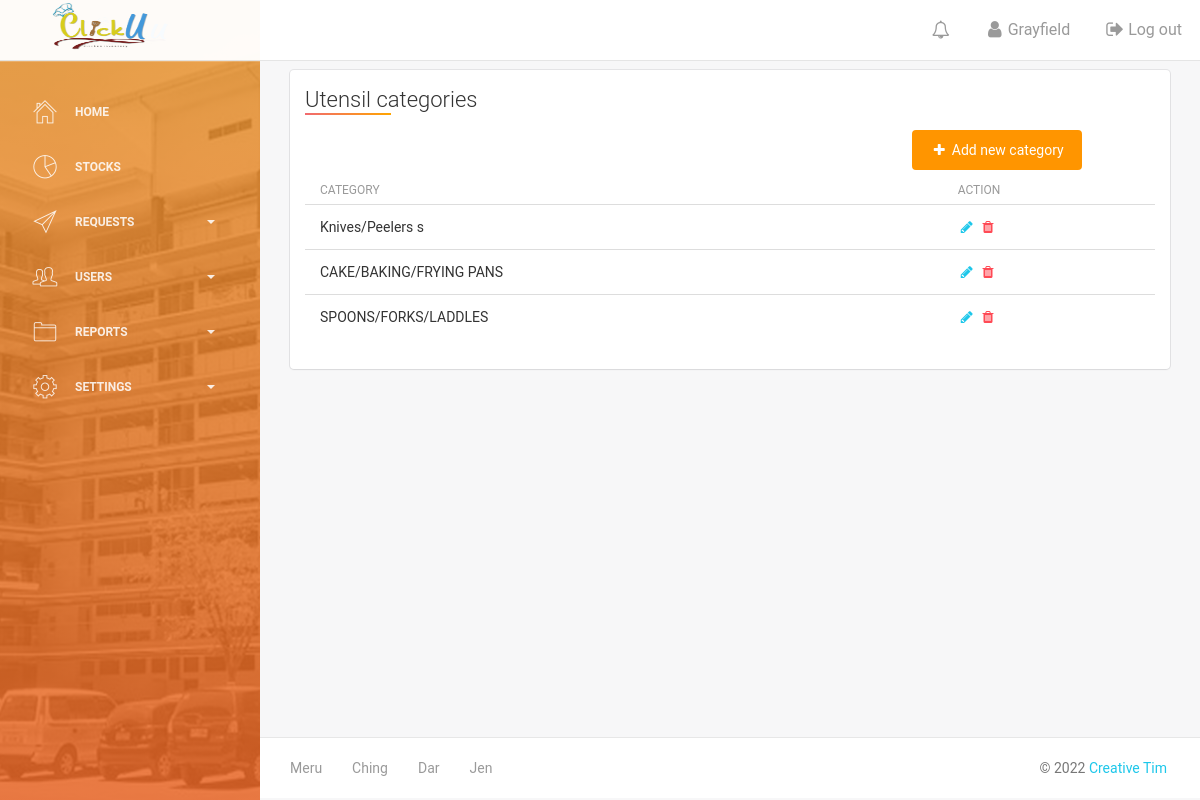
Page /manage_categories.php (signed in) on the earlier database version.
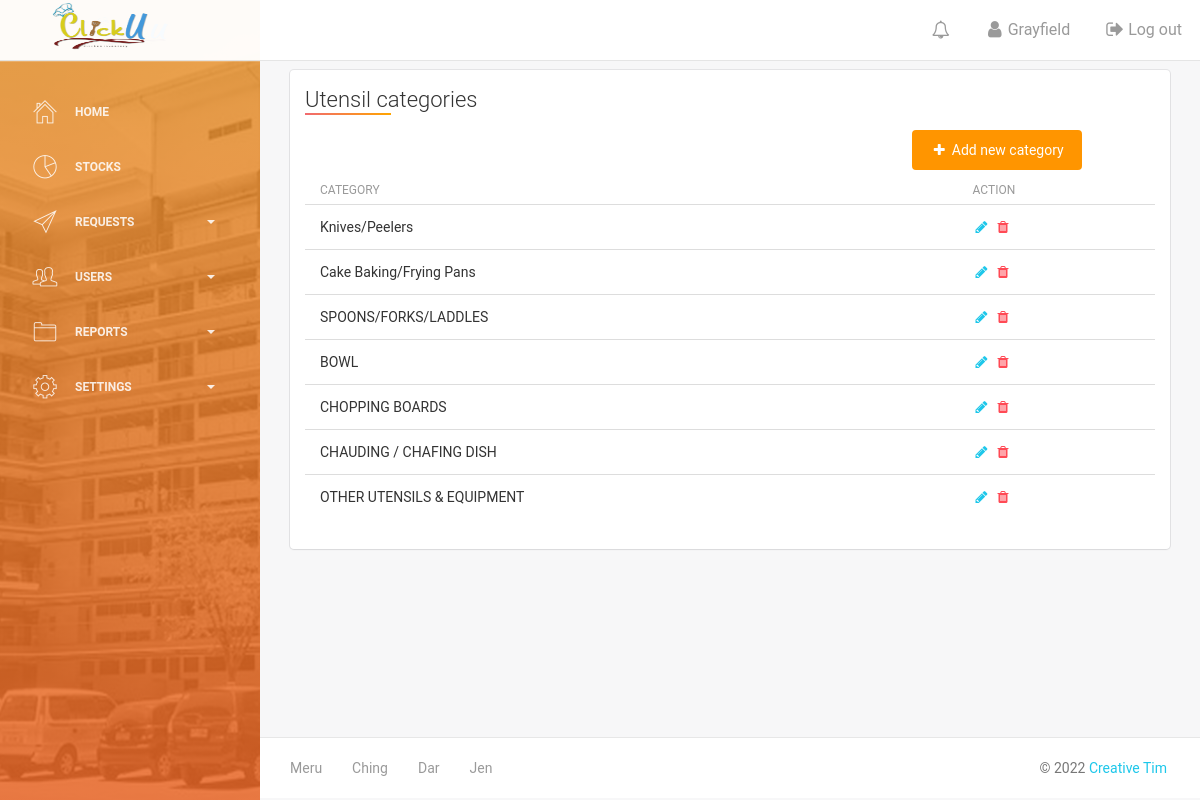
Same page on the later database version.
### tables this page shows
CREATE TABLE `utensils_category` (
  `utensils_cat_id` int(100) NOT NULL,
  `category` varchar(50) NOT NULL
);

### manage_categories.php (the view, shortened to what this page needs)
<?php include('header.php') ?>
<br><br>
<div class="content" >
    <div class="container-fluid">
        <div class="row">
            <div class="col-md-12">
                <div class="card">
                    <div class="header">
                        <h4 class="title"> Utensil categories</h4>
                    </div>
                    <div class="content" style="overflow-x:auto;">
                      <div class="row">
                        <div class="col-md-6">
                        </div>
                        <div class="col-md-5">
                            <a href="?category_controlx" class="btn btn-warning btn-fill pull-right"><i class="fa fa-plus"></i> Add new category</a>
                        </div>
                      </div>
                    <table class="table">
                      <thead>
                        <tr>
                          <th>Category</th>
                          <th>Action</th>
                        </tr>
                      </thead>
                      <tbody>
                        <?php
                        $fetchCategory = "SELECT *
                                    FROM utensils_category
                                    order by utensils_cat_id  ";
                        $result = mysqli_query($dbcon,$fetchCategory);
                        foreach ($result as $key => $value) {
                          ?>
                          <tr>
                            <td><?php echo $value['category'] ?></td>
                            <td>
                              <span>
                            <a href="?update_cat=<?php echo $value['utensils_cat_id']; ?>"class=""><i class="fa fa-pencil text-info"></i></a>
                            </span>
                            <span>
                            <a href="?remove_category=<?php echo $value['utensils_cat_id']; ?>"class=""><i class="fa fa-trash text-danger"></i></a>
                            </span>
                          </td>
                          </tr>
                          <?php
                        } ?>
                      </tbody>
                    </table>
                   </div>
              </div>
              </div>
            </div>
          </div>
    </div>
            <?php include('dataTables2.php') ?>
<?php include('footer.php') ?>

Differences in the rows shown:
changed utensils_category: category "Knives/Peelers s" → "Knives/Peelers"
changed utensils_category: category "CAKE/BAKING/FRYING PANS" → "Cake Baking/Frying Pans"
added utensils_category: category "BOWL"
added utensils_category: category "CHOPPING BOARDS"
added utensils_category: category "CHAUDING / CHAFING DISH"
added utensils_category: category "OTHER UTENSILS & EQUIPMENT"
